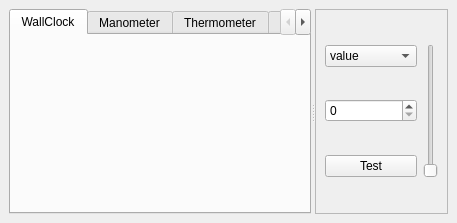
<?xml version="1.0" encoding="UTF-8"?>
<ui version="4.0">
 <class>TestForm</class>
 <widget class="QMainWindow" name="TestForm">
  <property name="geometry">
   <rect>
    <x>0</x>
    <y>0</y>
    <width>457</width>
    <height>223</height>
   </rect>
  </property>
  <property name="windowTitle">
   <string>AnalogWidgets</string>
  </property>
  <widget class="QWidget" name="centralWidget">
   <layout class="QGridLayout" name="gridLayout_4">
    <item row="0" column="0">
     <widget class="QSplitter" name="splitter">
      <property name="orientation">
       <enum>Qt::Horizontal</enum>
      </property>
      <widget class="QTabWidget" name="stackedWidget">
       <property name="sizePolicy">
        <sizepolicy hsizetype="Expanding" vsizetype="Expanding">
         <horstretch>10</horstretch>
         <verstretch>0</verstretch>
        </sizepolicy>
       </property>
       <property name="tabShape">
        <enum>QTabWidget::Rounded</enum>
       </property>
       <property name="currentIndex">
        <number>0</number>
       </property>
       <widget class="QWidget" name="wallclock_tab">
        <attribute name="title">
         <string>WallClock</string>
        </attribute>
       </widget>
       <widget class="QWidget" name="tab_6">
        <attribute name="title">
         <string>Manometer</string>
        </attribute>
       </widget>
       <widget class="QWidget" name="thermometer_tab">
        <attribute name="title">
         <string>Thermometer</string>
        </attribute>
       </widget>
       <widget class="QWidget" name="counter_tab">
        <attribute name="title">
         <string>Counter</string>
        </attribute>
        <layout class="QGridLayout" name="gridLayout">
         <item row="0" column="0" colspan="2">
          <widget class="Counter" name="counter" native="true">
           <property name="toolTip">
            <string/>
           </property>
           <property name="whatsThis">
            <string/>
           </property>
          </widget>
         </item>
         <item row="2" column="0">
          <widget class="QSlider" name="horizontalSlider_2">
           <property name="maximum">
            <number>8</number>
           </property>
           <property name="orientation">
            <enum>Qt::Horizontal</enum>
           </property>
          </widget>
         </item>
         <item row="2" column="1">
          <widget class="QSpinBox" name="spinBox_2">
           <property name="maximum">
            <number>8</number>
           </property>
          </widget>
         </item>
         <item row="3" column="0">
          <widget class="QSlider" name="horizontalSlider">
           <property name="maximum">
            <number>9999</number>
           </property>
           <property name="orientation">
            <enum>Qt::Horizontal</enum>
           </property>
          </widget>
         </item>
         <item row="3" column="1">
          <widget class="QSpinBox" name="spinBox_3">
           <property name="maximum">
            <number>9999</number>
           </property>
          </widget>
         </item>
         <item row="1" column="0">
          <widget class="QComboBox" name="comboBox_2">
           <item>
            <property name="text">
             <string>:/default/resources/train_digits.svg</string>
            </property>
           </item>
           <item>
            <property name="text">
             <string>:/test/resources/digits.svg</string>
            </property>
           </item>
          </widget>
         </item>
        </layout>
       </widget>
       <widget class="QWidget" name="potentiometer_tab">
        <attribute name="title">
         <string>Potentiometer</string>
        </attribute>
       </widget>
       <widget class="QWidget" name="tab">
        <attribute name="title">
         <string notr="true">Chart</string>
        </attribute>
        <widget class="QComboBox" name="injCombo">
         <property name="geometry">
          <rect>
           <x>10</x>
           <y>80</y>
           <width>191</width>
           <height>22</height>
          </rect>
         </property>
        </widget>
        <widget class="QSlider" name="sizeSlider">
         <property name="geometry">
          <rect>
           <x>10</x>
           <y>40</y>
           <width>160</width>
           <height>16</height>
          </rect>
         </property>
         <property name="sizePolicy">
          <sizepolicy hsizetype="Expanding" vsizetype="Minimum">
           <horstretch>0</horstretch>
           <verstretch>0</verstretch>
          </sizepolicy>
         </property>
         <property name="maximum">
          <number>2000</number>
         </property>
         <property name="value">
          <number>1000</number>
         </property>
         <property name="orientation">
          <enum>Qt::Horizontal</enum>
         </property>
        </widget>
        <widget class="QScrollBar" name="chartPosition">
         <property name="geometry">
          <rect>
           <x>20</x>
           <y>10</y>
           <width>160</width>
           <height>16</height>
          </rect>
         </property>
         <property name="sizePolicy">
          <sizepolicy hsizetype="Expanding" vsizetype="Minimum">
           <horstretch>0</horstretch>
           <verstretch>0</verstretch>
          </sizepolicy>
         </property>
         <property name="maximum">
          <number>5000</number>
         </property>
         <property name="orientation">
          <enum>Qt::Horizontal</enum>
         </property>
        </widget>
        <widget class="QDoubleSpinBox" name="zoomBox">
         <property name="geometry">
          <rect>
           <x>180</x>
           <y>40</y>
           <width>100</width>
           <height>23</height>
          </rect>
         </property>
         <property name="minimumSize">
          <size>
           <width>100</width>
           <height>0</height>
          </size>
         </property>
         <property name="maximumSize">
          <size>
           <width>100</width>
           <height>16777215</height>
          </size>
         </property>
         <property name="prefix">
          <string>zoom </string>
         </property>
         <property name="minimum">
          <double>0.010000000000000</double>
         </property>
         <property name="singleStep">
          <double>0.010000000000000</double>
         </property>
         <property name="value">
          <double>1.000000000000000</double>
         </property>
        </widget>
       </widget>
      </widget>
      <widget class="QFrame" name="frame">
       <property name="frameShape">
        <enum>QFrame::StyledPanel</enum>
       </property>
       <property name="frameShadow">
        <enum>QFrame::Raised</enum>
       </property>
       <layout class="QGridLayout" name="gridLayout_3">
        <item row="0" column="0">
         <widget class="QComboBox" name="comboBox">
          <item>
           <property name="text">
            <string>value</string>
           </property>
          </item>
          <item>
           <property name="text">
            <string>minimum</string>
           </property>
          </item>
          <item>
           <property name="text">
            <string>maximum</string>
           </property>
          </item>
          <item>
           <property name="text">
            <string>nominal</string>
           </property>
          </item>
          <item>
           <property name="text">
            <string>critical</string>
           </property>
          </item>
          <item>
           <property name="text">
            <string>digitOffset</string>
           </property>
          </item>
          <item>
           <property name="text">
            <string>valueOffset</string>
           </property>
          </item>
         </widget>
        </item>
        <item row="0" column="1" rowspan="3">
         <widget class="QSlider" name="HSlider">
          <property name="sizePolicy">
           <sizepolicy hsizetype="Expanding" vsizetype="Minimum">
            <horstretch>0</horstretch>
            <verstretch>0</verstretch>
           </sizepolicy>
          </property>
          <property name="orientation">
           <enum>Qt::Vertical</enum>
          </property>
         </widget>
        </item>
        <item row="1" column="0">
         <widget class="QSpinBox" name="spinBox">
          <property name="sizePolicy">
           <sizepolicy hsizetype="Minimum" vsizetype="Fixed">
            <horstretch>0</horstretch>
            <verstretch>0</verstretch>
           </sizepolicy>
          </property>
         </widget>
        </item>
        <item row="2" column="0">
         <widget class="QPushButton" name="pushButton">
          <property name="text">
           <string>Test</string>
          </property>
         </widget>
        </item>
       </layout>
      </widget>
     </widget>
    </item>
   </layout>
  </widget>
 </widget>
 <customwidgets>
  <customwidget>
   <class>Counter</class>
   <extends>QWidget</extends>
   <header>analogwidgets/counter.h</header>
  </customwidget>
 </customwidgets>
 <resources/>
 <connections>
  <connection>
   <sender>HSlider</sender>
   <signal>valueChanged(int)</signal>
   <receiver>spinBox</receiver>
   <slot>setValue(int)</slot>
   <hints>
    <hint type="sourcelabel">
     <x>442</x>
     <y>109</y>
    </hint>
    <hint type="destinationlabel">
     <x>413</x>
     <y>121</y>
    </hint>
   </hints>
  </connection>
  <connection>
   <sender>spinBox</sender>
   <signal>valueChanged(int)</signal>
   <receiver>HSlider</receiver>
   <slot>setValue(int)</slot>
   <hints>
    <hint type="sourcelabel">
     <x>413</x>
     <y>121</y>
    </hint>
    <hint type="destinationlabel">
     <x>442</x>
     <y>109</y>
    </hint>
   </hints>
  </connection>
  <connection>
   <sender>horizontalSlider_2</sender>
   <signal>valueChanged(int)</signal>
   <receiver>spinBox_2</receiver>
   <slot>setValue(int)</slot>
   <hints>
    <hint type="sourcelabel">
     <x>120</x>
     <y>179</y>
    </hint>
    <hint type="destinationlabel">
     <x>295</x>
     <y>178</y>
    </hint>
   </hints>
  </connection>
  <connection>
   <sender>horizontalSlider_2</sender>
   <signal>valueChanged(int)</signal>
   <receiver>counter</receiver>
   <slot>setDigits(int)</slot>
   <hints>
    <hint type="sourcelabel">
     <x>120</x>
     <y>179</y>
    </hint>
    <hint type="destinationlabel">
     <x>181</x>
     <y>117</y>
    </hint>
   </hints>
  </connection>
  <connection>
   <sender>spinBox_2</sender>
   <signal>valueChanged(int)</signal>
   <receiver>horizontalSlider_2</receiver>
   <slot>setValue(int)</slot>
   <hints>
    <hint type="sourcelabel">
     <x>295</x>
     <y>178</y>
    </hint>
    <hint type="destinationlabel">
     <x>120</x>
     <y>179</y>
    </hint>
   </hints>
  </connection>
  <connection>
   <sender>horizontalSlider</sender>
   <signal>valueChanged(int)</signal>
   <receiver>counter</receiver>
   <slot>setValue(int)</slot>
   <hints>
    <hint type="sourcelabel">
     <x>120</x>
     <y>208</y>
    </hint>
    <hint type="destinationlabel">
     <x>181</x>
     <y>117</y>
    </hint>
   </hints>
  </connection>
  <connection>
   <sender>horizontalSlider</sender>
   <signal>valueChanged(int)</signal>
   <receiver>spinBox_3</receiver>
   <slot>setValue(int)</slot>
   <hints>
    <hint type="sourcelabel">
     <x>120</x>
     <y>208</y>
    </hint>
    <hint type="destinationlabel">
     <x>295</x>
     <y>207</y>
    </hint>
   </hints>
  </connection>
  <connection>
   <sender>spinBox_3</sender>
   <signal>valueChanged(int)</signal>
   <receiver>horizontalSlider</receiver>
   <slot>setValue(int)</slot>
   <hints>
    <hint type="sourcelabel">
     <x>295</x>
     <y>207</y>
    </hint>
    <hint type="destinationlabel">
     <x>120</x>
     <y>208</y>
    </hint>
   </hints>
  </connection>
  <connection>
   <sender>comboBox_2</sender>
   <signal>currentIndexChanged(QString)</signal>
   <receiver>counter</receiver>
   <slot>setDigitsFile(QString)</slot>
   <hints>
    <hint type="sourcelabel">
     <x>111</x>
     <y>150</y>
    </hint>
    <hint type="destinationlabel">
     <x>128</x>
     <y>117</y>
    </hint>
   </hints>
  </connection>
 </connections>
</ui>
